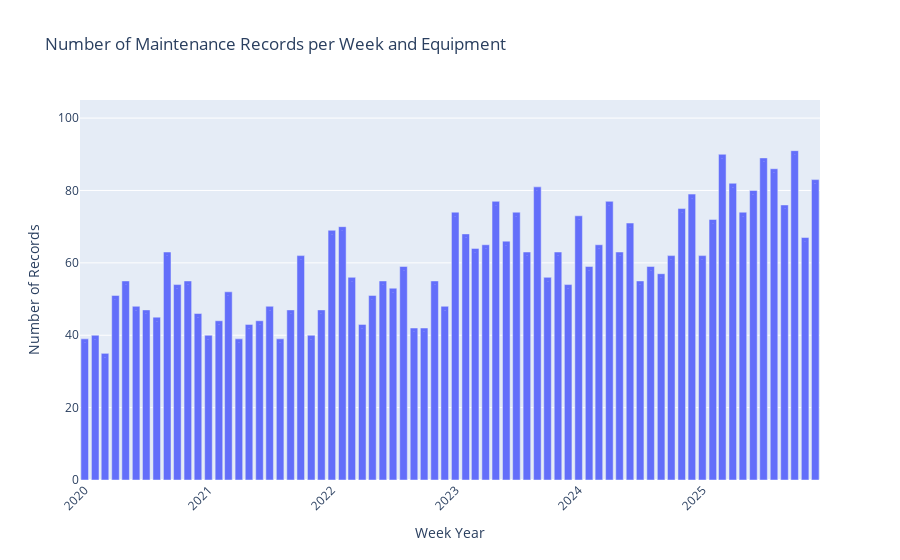

Notebook source saved alongside this figure:
### Code cell
df_toplot = df_count.groupby(['weekYear'], as_index=False)['size'].sum()

fig = go.Figure(
    data=[
        go.Bar(
            x=df_toplot['weekYear'],
            y=df_toplot['size'],
            text=df_toplot['size'],
            textposition='auto',
            marker_color='#636efa'
        )
    ]
)
fig.update_layout(
    title='Number of Maintenance Records per Week and Equipment',
    xaxis_title='Week Year',
    yaxis_title='Number of Records',
    xaxis_tickangle=-45,
    yaxis=dict(range=[0, df_toplot['size'].max()])
)
fig.show()

### Figure 1 — Plotly figure (JSON) as saved in the notebook; plotly's stock layout.template omitted (floating-point values rounded to 4 significant figures; data arrays with more than 128 entries replaced by an {"elided": "..."} marker saying what was removed)
{"data": [{"marker": {"color": "#636efa"}, "text": {"elided": "295 float values"}, "textposition": "auto", "type": "bar", "x": {"elided": "295 str values"}, "y": {"elided": "295 int values"}}], "layout": {"title": {"text": "Number of Maintenance Records per Week and Equipment"}, "xaxis": {"tickangle": -45, "title": {"text": "Week Year"}}, "yaxis": {"range": [0, 105], "title": {"text": "Number of Records"}}}}
